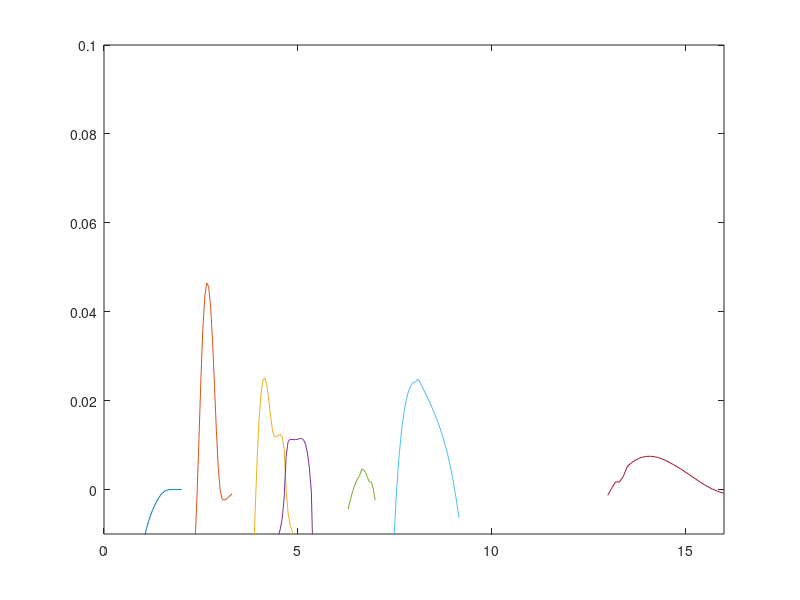

The MATLAB source for this figure: (Note: this script raises an error after producing the figure.)
clear
clc

gama1=[-0.02053709761050791, -0.02207910330355358, -0.023160840920533003, -0.023471301205297064, -0.02298682658251448, -0.021940228269547172, -0.02044896546125024, -0.018594933242084014, -0.01652452708775616, -0.014395650681705152, -0.012331901092299799, -0.010415053780357855, -0.008689683798724864, -0.007169463231701055, -0.005845454101226637, -0.004695270092754912, -0.0036926394440751176, -0.0028144508521053325, -0.002047278634708254, -0.0013907434657962382, -0.0008564588759595547, -0.00045990733516630266, -0.00020533668133995782, -0.000072402465571826, -0.00001922491809722372, -3.707553088351783*10^-6, -5.07449080264471*10^-7, -4.8724482413187226*10^-8, -3.2785586460435826*10^-9, -9.629942248396927*10^-11, -7.436552871429142*10^-13];
x1=0.5:0.05:2;

gama2=[-0.06275748349438424, -0.05652046126647839, -0.050127565509933955, -0.04356707023893877, -0.03674294717819931, -0.029462585345583547, -0.021447501925842972, -0.012283741576289876, -0.0014594859920819526, 0.011255108598957885, 0.024674299612051028, 0.03601389679428973, 0.04331763309364693, 0.046454641982968885, 0.04573845781681454, 0.04125993769328715, 0.03362846699436123, 0.023708346487130477, 0.013271610272607247, 0.004677428820072472, -0.00030137653548014266, -0.002118074857925416, -0.002406367931011894, -0.002164348893661541, -0.0017803836310272404, -0.0013915280466378732, -0.0010461986122781446];
x2=2:0.05:3.3;

gama3=[-0.054541746563452724, -0.05226013577453002, -0.049444723383347426, -0.04589829669053993, -0.04134516117146383, -0.03539241246290905, -0.027515071991897865, -0.017251902720413128, -0.0051659542769755444, 0.006454781999903658, 0.01550756070349258, 0.021460863942481062, 0.02454269990982673, 0.025115997282383198, 0.02353367250358309, 0.020300611389258847, 0.01637113048286181, 0.013228925833273899, 0.011868885733446556, 0.011850752295017425, 0.012237344533563078, 0.01240868060005934, 0.011869529011246731, 0.008947311098301306, -0.0001084554455054984, -0.005291888767642261, -0.007749497874828148, -0.009272006974943885, -0.01035282773000425, -0.01118294396087539, -0.011853539698074523];
x3=3.5:0.05:5.0;

gama325=[-0.010373511982669403, -0.00884759181661557, -0.006450018329084579, -0.0017156095293297798, 0.00746028291410893, 0.010761138316493753, 0.011269217159997045, 0.011274028157848226, 0.011221455175538051, 0.01123142694382702, 0.011325257028054736, 0.01145598075904019, 0.011488602068476742, 0.011185508294810013, 0.010224572359071845, 0.008242557828107192, 0.0048588730372122165, -0.0003578314863324912, -0.017439369234637327];
x325=4.5:0.05:5.4;

gama4=[-0.004396691564751995, -0.00254663577462135, -0.0009312586686582847, 0.000440582105083092, 0.0015779061534508883, 0.002495223151373559, 0.0032043511059483554, 0.004579748089186413, 0.004427310646015393, 0.0038812271600195247, 0.002670269182222269, 0.0017099497100576567, 0.0017012354188758122, 0.00010385683605314337, -0.0023971487553610294];
x4=6.3:0.05:7.0;

gama45=[-0.1473851409546152, -0.11440726263712721, -0.03367712028018166, -0.01816309080568348, -0.011634558313217877, -0.00013805046472148788, 0.008134154129350304, 0.014122651701625308, 0.018378718476620065, 0.02127172584203358, 0.02307762530811261, 0.02401971511402123, 0.02429077571256328, 0.02481188629063389, 0.023702864411352772, 0.02242720948450109, 0.02120146457204725, 0.01989541184426957, 0.018518434581652383, 0.01707265390829063, 0.015520046941384579, 0.013834025484510116, 0.011969564450976349, 0.009872333169399004, 0.0074625358574019725, 0.004707959182547451, 0.0015252567914627313, -0.0021504589025814875, -0.006347090069606085];
x45=7.2:0.07:9.2;


gama6=[-0.001296695030465274, 0.00027421863847799395, 0.0017154270086636256, 0.0016886867425299325, 0.0029286262785245564, 0.005125165520443082, 0.005931888901881684, 0.006545940962884633, 0.0069979714386993064, 0.007298911936279379, 0.007453116358604628, 0.007485311096424565, 0.007398779430203242, 0.007200654868255682, 0.006896948589360366, 0.006505444975410163, 0.006056451186082424, 0.00557819867940275, 0.005077322908189428, 0.004545744796236425, 0.003978948900560998, 0.003385180961832044, 0.002780509060208621, 0.0021813702185020266, 0.0016030978403660295, 0.0010577254152853174, 0.0005568119926353682, 0.00010943835584172203, -0.00027629768512557953, -0.0005944856570593002, -0.000841827269215894];
x6=13:0.1:16;


% 
% gama7=[-0.013815438592909951, -0.01169600093264224, -0.009302823180174571, -0.006588669713695185, -0.0034941597077310575, 0.00005192158333312847, 0.004134211095057021, 0.008849253577889907, 0.014290146223928013, 0.020538136167898596, 0.02757122045448578, 0.03517990525402612, 0.04289259576959412, 0.050050281454845996, 0.05602973857483666, 0.06041905351386197, 0.0630783714228006, 0.06405325191194526, 0.06352492157515985, 0.061850808085101815, 0.0595868163726305, 0.057419114097246864, 0.058267482242727334, 0.05917850727951179, 0.0560063197483732, 0.056717551592602854, 0.057598167744523095, 0.05797227093910531, 0.057466521104064514, 0.05583809987577955, 0.05294517272871844, 0.04872992720245971, 0.043202868457679386, 0.036496427737649925, 0.02888741195222, 0.020792188226307236, 0.012673507601588266, 0.004905559615264473, -0.0022996841670284486, -0.008877591144281346, -0.014840094764356394, -0.020265437026979336, -0.025215059625675076, -0.02975592068829452, -0.03394683063926212, -0.037837791427195414, -0.04147068837807903, -0.044880694056282935, -0.048091314369039115, -0.05113666980685377, -0.05403274143816241];
% x7=7.5:0.05:10;
% 
% gama8=[-0.025346784736271458, -0.021848495217608982, -0.017673291923925735, -0.012631630519277924, -0.0064949476954765505, 0.001016713971308467, 0.01017020709775132, 0.02101668928350522, 0.032834782438036676, 0.043950209919251526, 0.05259244580941488, 0.05783587577305463, 0.059592474102722316, 0.05825998625463763, 0.05129631872106628, 0.04893187763970486, 0.048715357590322673, 0.05016143037914452, 0.05233233918849468, 0.053895240087657406, 0.053176853195881474, 0.052853013604319744, 0.05191166846023527, 0.049981992535273495, 0.04571428724383642, 0.039000116939947975, 0.02994596907129403, 0.01894153469877841, 0.006865569970467093, -0.0051743546794450175, -0.016334105534816186, -0.026263609067409134];
% x8=9:0.08:11.5;
% 
% gama9=[-0.02420070435862065, -0.02035287957980386, -0.016028835772968715, -0.011184472755702024, -0.005773101374638793, 0.00022183602535017264, 0.006754146112856281, 0.013684868871015428, 0.02076686962469559, 0.02765132919441238, 0.03405776923632909, 0.03969830289334404, 0.044402376391113975, 0.04808637517637964, 0.0507285900130321, 0.05234942365862182, 0.05218194265216599, 0.05002139749849672, 0.047559190820807146, 0.0451425993807678, 0.04280675994357784, 0.0408186366229004, 0.03919687422845031, 0.03800595690216791, 0.03723750654804964, 0.03686999262301056, 0.036879697522511745, 0.037242124993846326, 0.037926707888090765, 0.03888795706883624, -8.319419030363717*10^-15, 3.262664413319699*10^-17, -4.1189335610660684*10^-17, -4.157872567780533*10^-28, -1.3462047009518804*10^-29, -1.8156034636480132*10^-30, -2.379023199133115*10^-41, -1.154458398640669*10^-42, -7.267505270851978*10^-44, -1.3325554400588482*10^-54, -6.513016897958053*10^-56];
% x9=11:0.05:13;
%更大倍频的地方几乎全是0
figure
plot(x1,gama1,x2,gama2,x3,gama3,x325,gama325,x4,gama4,x45,gama45,x6,gama6)
axis([0 16 -0.01 0.1])
title("\theta=87 degree",FontSize=20);
xlabel("k\lambda_e",FontSize=20);
ylabel("\gamma",FontSize=20);